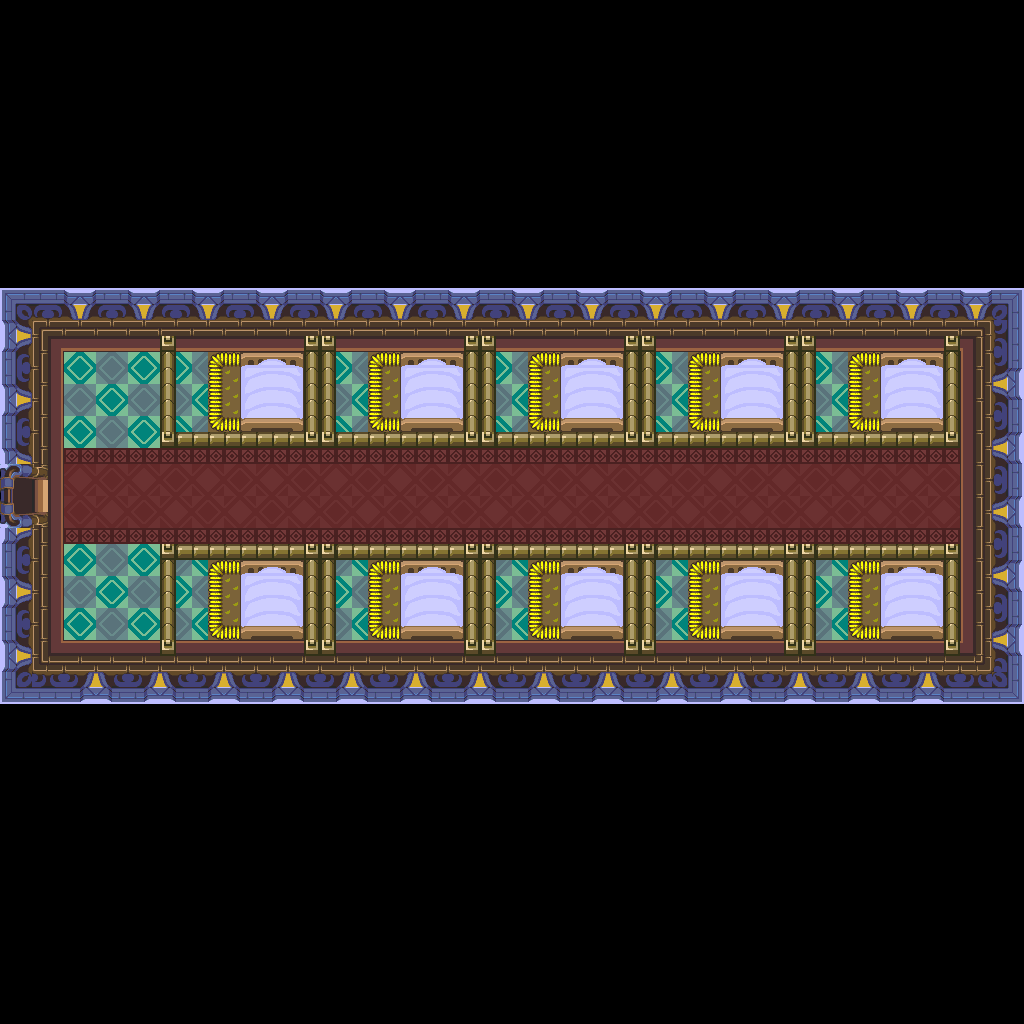

A level layout from a 2D game, rendered from its tile map. Below: a short description, then the map file with tile-grid data replaced by summaries:
An orthogonal 64x64 tile map with 16x16 px tiles, 1 tile layer (base), 1 hidden layer not drawn and 6 objects.

<map version="1.10" tiledversion="1.12.1" orientation="orthogonal" renderorder="right-down" width="64" height="64" tilewidth="16" tileheight="16" infinite="0" nextlayerid="3" nextobjectid="7">
 <tileset firstgid="1" source="../classiciphone_pics4.tsx" />
 <layer id="1" name="base" width="64" height="64">
  <data>[4096 cells, 4096 non-empty, 102 distinct tile ids]</data>
 </layer>
 <layer id="2" name="collision" width="64" height="64" visible="0">
  <properties><property name="collision" value="true" /></properties>
  <data>[4096 cells, 3192 non-empty, 1 distinct tile ids]</data>
 </layer>
 <objectgroup id="3" name="npcs">
  <object id="1" x="384.0" y="432.0" width="16" height="16">
   <properties>
    <property name="script" type="string">-- Auto-converted from GraalScript
joinResource("sign")
-- [CLIENT-SIDE — server no-op]
-- if (playerenters) setstring this.text,Cell 2: 23,24;</property>
   </properties>
  </object>
  <object id="2" x="224.0" y="432.0" width="16" height="16">
   <properties>
    <property name="script" type="string">-- Auto-converted from GraalScript
joinResource("sign")
-- [CLIENT-SIDE — server no-op]
-- if (playerenters) setstring this.text,Cell 1: 13,24;</property>
   </properties>
  </object>
  <object id="3" x="544.0" y="432.0" width="16" height="16">
   <properties>
    <property name="script" type="string">-- Auto-converted from GraalScript
joinResource("sign")
-- [CLIENT-SIDE — server no-op]
-- if (playerenters) setstring this.text,Cell 3: 23,24;</property>
   </properties>
  </object>
  <object id="4" x="704.0" y="432.0" width="16" height="16">
   <properties>
    <property name="script" type="string">-- Auto-converted from GraalScript
joinResource("sign")
-- [CLIENT-SIDE — server no-op]
-- if (playerenters) setstring this.text,Cell 4: 23,24;</property>
   </properties>
  </object>
  <object id="5" x="864.0" y="432.0" width="16" height="16">
   <properties>
    <property name="script" type="string">-- Auto-converted from GraalScript
joinResource("sign")
-- [CLIENT-SIDE — server no-op]
-- if (playerenters) setstring this.text,Cell 5: 23,24;</property>
   </properties>
  </object>
  <object id="6" x="128.0" y="448.0" width="16" height="16">
   <properties>
    <property name="script" type="string">-- Auto-converted from GraalScript
joinResource("level_nopk")</property>
   </properties>
  </object>
 </objectgroup>
</map>
